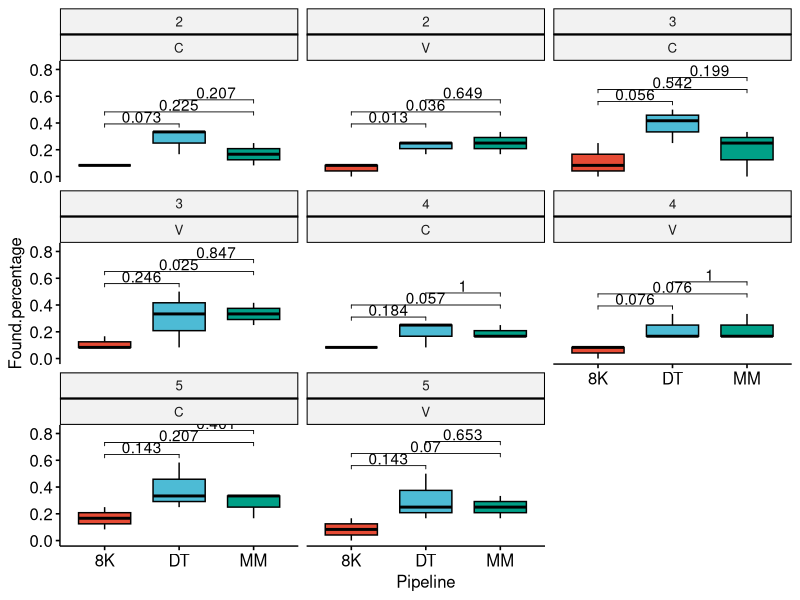

This figure's R source:
#) Load libraries

library(dplyr)
library(tidyr)
library(ggplot2)

#### Analysis of pairs of species  ####

species_pairs <-
  read.csv(
    "04_pair_sp_analysis/05_pair_recov_new_triplets_summary.csv",
    header = T,
    sep = ","
  ) # Generated on 00_preprocess_pairs_sp.r

species_pairs %>%
  arrange(Pipeline) %>%
  select(Taxonomic_distribution,
         Evenness_distribution,
         Found.percentage)

mean_pairs <- species_pairs %>%
  group_by(Pipeline, Taxonomic_distribution, Evenness_distribution) %>%
  summarise(
    n = n(),
    mean = mean(Found.percentage),
    sd = sd(Found.percentage)
  ) %>%
  ungroup() %>%
  print(n = Inf)

#write.table(mean_pairs, file = "04_pair_sp_analysis/mean_percentages_species_pairs.tsv", sep =
#              "\t")

# do stat test

stat.test <- species_pairs %>%
  group_by(Evenness_distribution, Taxonomic_distribution) %>%
  rstatix::t_test(Found.percentage ~ Pipeline, p.adjust.method = "bonferroni")

# Remove unnecessary columns and display the outputs
taxonomy_test <- stat.test %>% select(-.y.,-statistic,-df) %>%
  print(n = Inf)

write.table(taxonomy_test, file = "04_pair_sp_analysis/Stat_test_pairs_taxonomy_statistics_results_pipelines.csv")

pdf("04_pair_sp_analysis/species_pairs_pipelines.pdf") 

myplot <- ggpubr::ggboxplot(
  species_pairs,
  x = "Pipeline",
  y = "Found.percentage",
  fill = "Pipeline",
  palette = "npg",
  legend = "none"
) +
  facet_wrap( ~ Evenness_distribution * Taxonomic_distribution)
# Add statistical test p-values
stat.test <- stat.test %>% rstatix::add_xy_position(x = "Pipeline")
myplot + ggpubr::stat_pvalue_manual(stat.test, label = "p")

dev.off()
